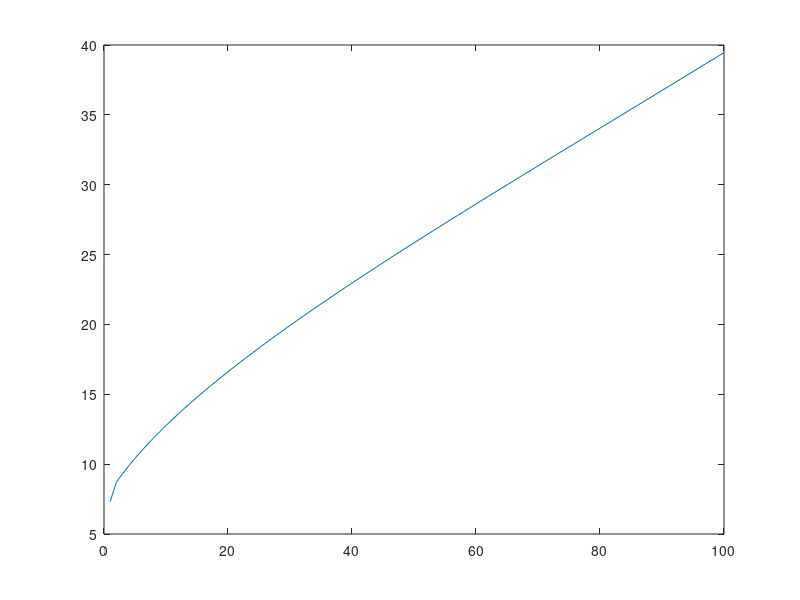

The MATLAB script that drew this image:
clear all;clc;
load E_3.mat
load P_3.mat
% syms t
% P_total=[];
% P_1=((E_3(1,1)/0.85)*(0.85*t)*(0.7)^2*sqrt(((2*(100+50/20-100))/0.85)-0.85*44))/(12500*pi);
% P_total=[P_total,P_1];
% for i =2:20
%     P_2=((E_3(1,i)/0.85)*(0.85*t)*(0.7)^2*sqrt(((2*(100+50/20-100))/0.85)-0.85*44))/(12500*pi);
%     P_2=P_2-P_1;
%     disp(P_2)
%     P_total=[P_total,P_2];
%     P_2=[];
%     i=i+1;
% end
% disp(P_total)
P_0=((E_3(1,1)/0.85)*(0.85*0.1)*(0.7)^2*sqrt(((2*(100+50/20-100))/0.85)-0.85*44))/(12500*pi);
v_B=[];V_B=[];P_total_imag=[];
for t=0:240
    if t>=0 && t<=20
        v_B_i=t;
        v_B=[v_B,v_B_i];
    elseif t>20 && t<=220
        v_B_i=20;
        v_B=[v_B,v_B_i];
    elseif t>220 && t<=240
        v_B_i=-1*t+240;
        v_B=[v_B,v_B_i];
    end
    v_B_i=[];
    t=t+1;
end
for T=0:240
    if T>=0 && T<=20
        V_B_i=(1/200)*T;
        V_B=[V_B,V_B_i];
    elseif T>20 && T<=220
        V_B_i=0.2*T-2;
        V_B=[V_B,V_B_i];
    elseif T>220 && T<=240
        V_B_i=(-1/200)*(T)^2+2.4*T-244;
        V_B=[V_B,V_B_i];
    end
    V_B_i=[];
    T=T+1;
end
T_num=20;%change the generations of the dates.
P_total=[];
P_1=((E_3(1,1)/0.85)*(0.85*t)*(0.7)^2*sqrt(((2*(100+50/20-100))/0.85)-0.85*44))/(12500*pi);
P_total=[P_total,P_1];
for i =2:100
    P_2=((E_3(1,i)/(0.85+0.13*i))*((0.85+0.13*i)*t)*(0.7)^2*sqrt(((2*(100+50/20-100))/(0.85+0.13*i))-(0.85+0.13*i)*44))/(12500*pi);
    %P_2=P_2-P_1;
    P_total=[P_total,P_2];
    P_2=[];
    i=i+1;
end
[lie,hang]=size(P_total);
for imag_num=1:hang
    P_total_imag=[P_total_imag,(imag(P_total(1,imag_num))/5)];%change the datas.
    imag_num=imag_num+1;
end
 Qt=[];
for qt=1:100
     Qt=[Qt,qt];
     qt=qt+1;
end
x=Qt;y=P_total_imag;
plot(Qt,P_total_imag)
disp(P_total_imag)
